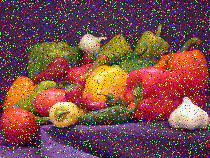
#> input picture Lab_9/Fruit.jpg, 210 x 158 px, found by its file name
$ python Task2.py
#> lines starting #> are read from the running program, lines starting #| are printed output that depends on the picture
from skimage import restoration as res
import matplotlib.pyplot as plt
import cv2

#read gray
img = cv2.imread("D:\APU Stuff\Bachelor of Computer Science (Intelligent Systems) [APD2F2202CS(IS)]\Semester 2\Imaging & Special Effects [CT029-3-2-ISE]\Mine\Labs\ISE-Labs\Lab_9\Fruit.jpg",0)
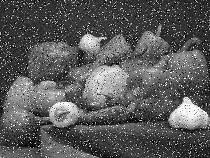
#> img: shape (158, 210); min 0, max 255, mean 89.2

fig = plt.figure(figsize=(10, 5))
fig.add_subplot(1, 2, 1)
plt.imshow(img)
plt.title("Original")

result = res.denoise_wavelet(img, wavelet='haar')
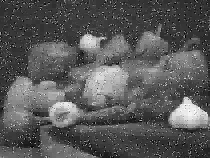
#> result: shape (158, 210) float64; min 0, max 1, mean 0.35
fig.add_subplot(1, 2, 2)
plt.imshow(result)
plt.title("result")

plt.waitforbuttonpress()
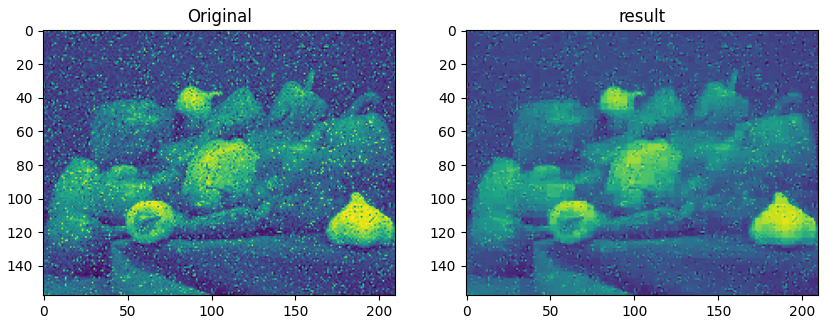
#> figure drawn by matplotlib, 2 panels
